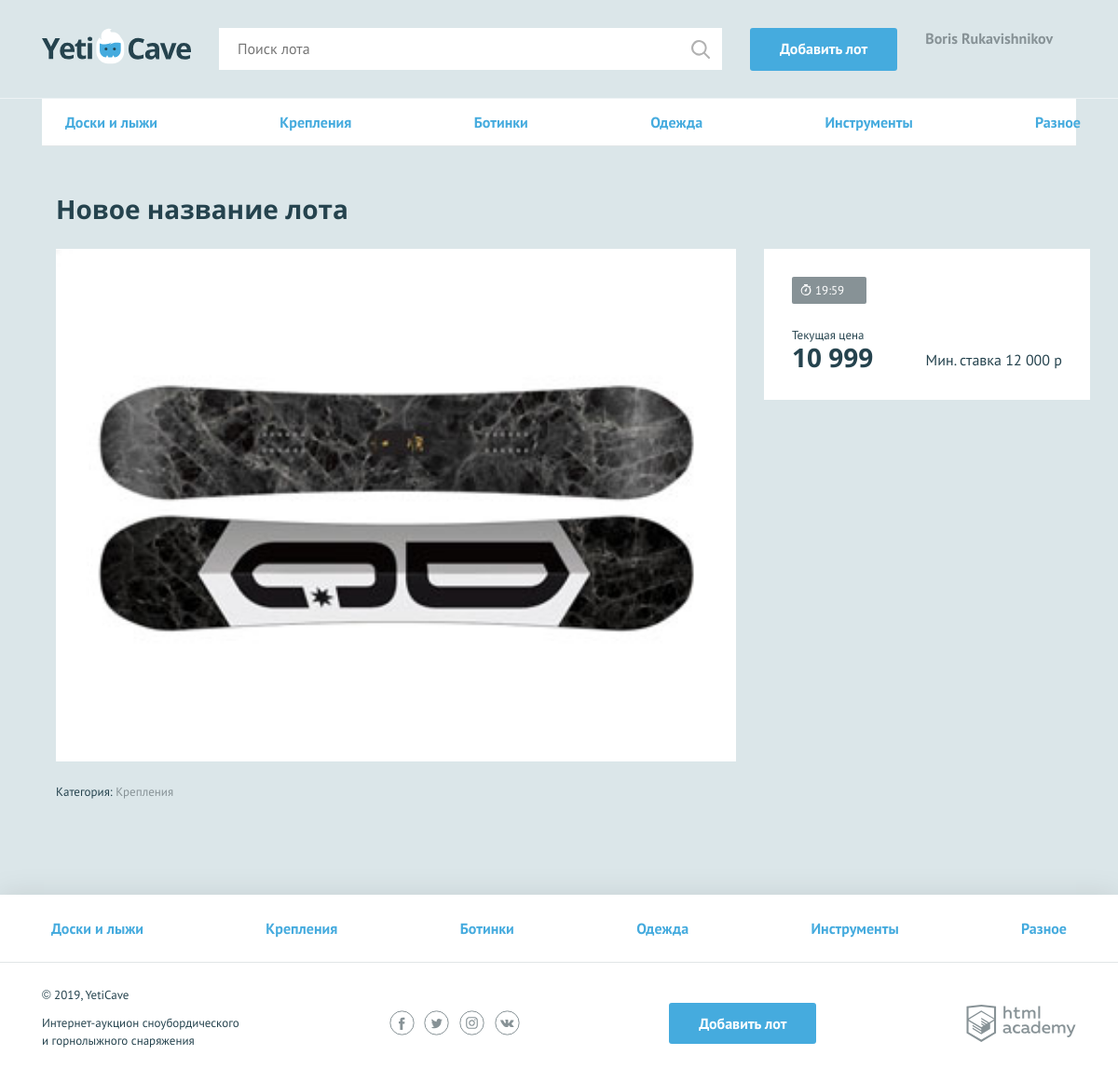
/lot.php?id=2, run on the app's committed database.
### tables this page shows
CREATE TABLE IF NOT EXISTS `category` (
  `id` int(11) PRIMARY KEY NOT NULL AUTO_INCREMENT,
  `category` char(128) DEFAULT NULL
);

CREATE TABLE IF NOT EXISTS `lots` (
  `id` int(11) PRIMARY KEY NOT NULL AUTO_INCREMENT,
  `user_id` int(11) NOT NULL,
  `winner_id` int(11) NULL,
  `category_id` int(11) NOT NULL,
  `date_creation` datetime NOT NULL,
  `name_lot` char(30) NOT NULL,
  `description` text,
  `url_picture` varchar(100) DEFAULT NULL,
  `start_price` int(5) NOT NULL,
  `bid_step` int(5) NOT NULL,
  `date_finish` datetime NOT NULL,
  FOREIGN KEY (category_id)  REFERENCES category(id),
  FOREIGN KEY (user_id)  REFERENCES users(id),
  FOREIGN KEY (winner_id)  REFERENCES users(id)
);

### functions.php (called while the page is built, shortened)
<?php
function time_count() {
    $time_current = date_create("now");
    $time_midnight = date_create("tomorrow midnight");
    $time_difference = date_diff ($time_current, $time_midnight);
    $time_before_midnight = date_interval_format ($time_difference, "%H:%I");
    return $time_before_midnight;
}
function include_template($name, $data) {
    $name = 'templates/' . $name;
    extract($data);
    require $name;
    $result = ob_get_clean();
    return $result;
}
function fetch_all($result) {
    $i = 0;
    $arr = [];
    while($var = mysqli_fetch_array($result)) {
        $arr[$i] = $var;
        $i++;
    }
    return $arr;
}
?>

### data.php (called while the page is built, shortened)
<?php
$is_auth = rand(0, 1);
$user_name = "Boris Rukavishnikov";
?>

### templates/lot.php (the view, shortened to what this page needs)
<nav class="nav">
    <ul class="nav__list container">
        <?php foreach ($categories as $val): ?>
        <li class="nav__item">
            <a href="all-lots.html"><?= $val["category"];?></a>
        </li>
        <?php endforeach; ?>
    </ul>
</nav>
<section class="lot-item container">
    <h2><?=$lot[0]["name_lot"];?></h2>
    <div class="lot-item__content">
        <div class="lot-item__left">
            <div class="lot-item__image">
                <img src="<?=$lot[0]['url_picture']; ?>" width="730" height="548" alt="Сноуборд">
            </div>
            <p class="lot-item__category">Категория: <span><?=$lot[0]['category']; ?></span></p>
        </div>
        <div class="lot-item__right">
            <div class="lot-item__state">
                <div class="lot-item__timer timer">
                    <?= time_count(); ?>
                </div>
                <div class="lot-item__cost-state">
                    <div class="lot-item__rate">
                        <span class="lot-item__amount">Текущая цена</span>
                        <span class="lot-item__cost">10 999</span>
                    </div>
                    <div class="lot-item__min-cost">
                        Мин. ставка <span>12 000 р</span>
                    </div>
                </div>
            </div>
        </div>
    </div>
</section>

### templates/layout.php (shortened to what this page needs)
<!DOCTYPE html>
<html lang="ru">
<head>
    <link href="css/normalize.min.css" rel="stylesheet">
    <link href="css/style.css" rel="stylesheet">
</head>
<body>
    <div class="page-wrapper">
        <header class="main-header">
            <div class="main-header__container container">
                <a class="main-header__logo">
                    <img src="img/logo.svg" width="160" height="39" alt="Логотип компании YetiCave">
                </a>
                <form class="main-header__search" method="get" action="https://echo.htmlacademy.ru">
                    <input type="search" name="search" placeholder="Поиск лота">
                    <input class="main-header__search-btn" type="submit" name="find" value="Найти">
                </form>
                <a class="main-header__add-lot button" href="add.php">Добавить лот</a>
                <nav class="user-menu">
                    <?php if ($is_auth == 1): ?>
                    <div class="user-menu__logged">
                        <p>
                            <?=$user_name; ?>
                        </p>
                    </div>
                    <?php endif; ?>
                </nav>
            </div>
        </header>
        <main class="container">
            <?= $content; ?>
        </main>
    </div>
    <footer class="main-footer">
        <?php if(!empty($categories)): ?>
        <nav class="nav">
            <ul class="nav__list container">
                <?php foreach ($categories as $val): ?>
                <li class="nav__item">
                    <a href="pages/all-lots.html">
                        <?= $val["category"]; ?></a>
                </li>
                <?php endforeach; ?>
            </ul>
        </nav>
        <?php endif; ?>
        <div class="main-footer__bottom container">
            <div class="main-footer__copyright">
                <p>© 2019, YetiCave</p>
                <p>Интернет-аукцион сноубордического и горнолыжного снаряжения</p>
            </div>
            <div class="main-footer__social social">
                <a class="social__link social__link--facebook" href="#">
                </a>
                <a class="social__link social__link--twitter" href="#">
                </a>
                <a class="social__link social__link--instagram" href="#">
                </a>
                <a class="social__link social__link--vkontakte" href="#">
                </a>
            </div>
            <a class="main-footer__add-lot button" href="add-lot.html">Добавить лот</a>
            <div class="main-footer__developed-by">
                <a class="logo-academy" href="https://htmlacademy.ru/intensive/php">
                </a>
            </div>
        </div>
    </footer>
</body>
</html>

### data on the page
category: category "Доски и лыжи"
category: category "Крепления"
category: category "Ботинки"
category: category "Одежда"
category: category "Инструменты"
category: category "Разное"
lots: name_lot "Новое название лота", url_picture (picture), category.category "Крепления"

### other printed values
$user_name "Boris Rukavishnikov"
time_count() "19:59"
